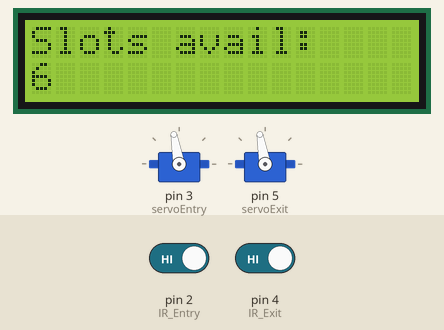
A sketch run on a simulated Arduino Uno, built with avr-gcc and run on an emulated ATmega328P. On the bench: 2 × servo, 16×2 character LCD. Inputs (shaded band) come from the test bench; at power-on: pin 2 (IR_Entry) HIGH, pin 4 (IR_Exit) HIGH. What the sketch prints to the serial monitor is not drawn.

Above: at 1.2 s.
1.3 s: pin 2 (IR_Entry) driven LOW
At 2.0 s:
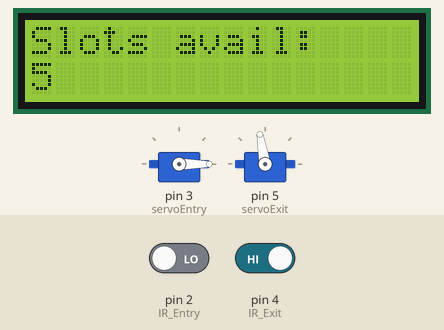
4.3 s: pin 4 (IR_Exit) driven LOW
At 4.9 s:
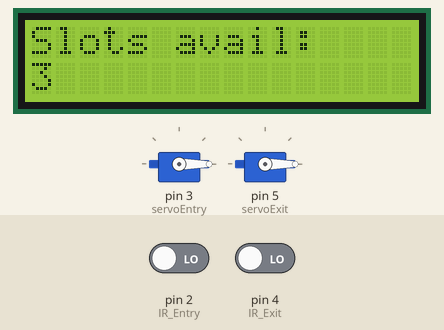
7.3 s: pin 2 (IR_Entry) driven HIGH
At 8.6 s:
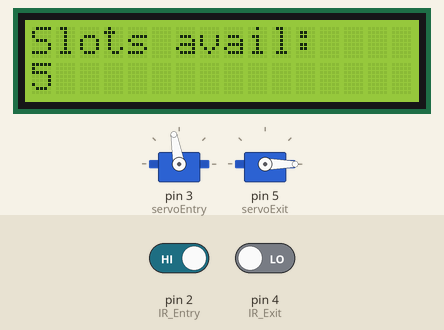
10.3 s: pin 4 (IR_Exit) driven HIGH
At 10.9 s:
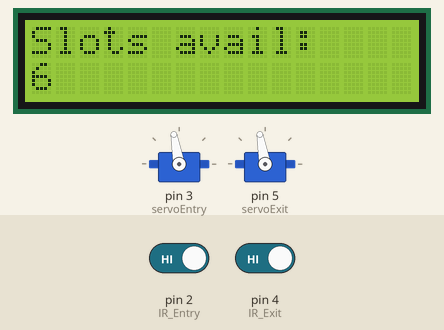
11.9 s: pin 4 (IR_Exit) driven LOW
At 12.5 s:
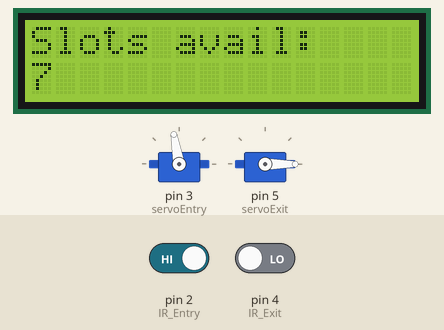
Timing chart, 0 to 15.4 s (numbered marks = the images above; inputs shaded):
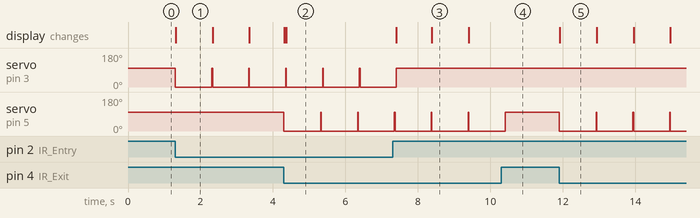

Measured:
- after the input at 1.3 s, servo on pin 3 (servoEntry): 100° → 0° at once; the display: changes at once (image 1)
- after the input at 4.3 s, servo on pin 5 (servoExit): 100° → 0° at once
- after the input at 7.3 s, servo on pin 3 (servoEntry): goes on until 7.4 s, then stays 100°; the display: first changes after 0.11 s (image 3 shows a later state)
- after the input at 10.3 s, servo on pin 5 (servoExit): goes on until 10.4 s, then stays 100°
- after the input at 11.9 s, servo on pin 5 (servoExit): 100° → 0° at once; the display: changes at once (image 5)
- what the display in image 1 shows lasts 1.0 s, from 1.3 s to 2.3 s

The sketch:

2gate2sensor.ino
```cpp
#include <Wire.h>
#include <Servo.h>
#include <LiquidCrystal_I2C.h>

// Set the LCD address to 0x27 for a 16 chars and 2 line display
LiquidCrystal_I2C lcd(0x27, 16, 2);

Servo servoEntry; // Servo for entry gate
Servo servoExit;  // Servo for exit gate

const int IR_Entry = 2;  // IR sensor for entry
const int IR_Exit = 4;   // IR sensor for exit

int Slot = 6;            // Total number of parking slots

int flagEntry = 0;
int flagExit = 0;

unsigned long lastTimeEntry = 0; // Variable to store the last time the entry gate was opened
unsigned long lastTimeExit = 0;  // Variable to store the last time the exit gate was opened
const unsigned long delayTime = 1000; // Time to wait before closing the gate

void setup() {
  pinMode(IR_Entry, INPUT);
  pinMode(IR_Exit, INPUT);

  servoEntry.attach(3); // Attach servo for entry gate to pin 3
  servoExit.attach(5);  // Attach servo for exit gate to pin 5

  servoEntry.write(100); // Initial position of the entry gate servo
  servoExit.write(100);  // Initial position of the exit gate servo

  Serial.begin(9600); // Initialize serial communication for debugging

  lcd.init();                      // Initialize the lcd
  lcd.backlight();                 // Turn on the backlight
  lcd.setCursor(0, 0);
  lcd.print("Slots avail: ");
  lcd.setCursor(0, 1);
  lcd.print(Slot);                 // Display initial number of slots available
}

void loop() {
  int sensorEntry = digitalRead(IR_Entry);
  int sensorExit = digitalRead(IR_Exit);

  // Car entering
  if (sensorEntry == LOW && flagEntry == 0) {
    if (Slot > 0) {
      flagEntry = 1;
      servoEntry.write(0); // Open the entry gate
      Slot--;
      Serial.print("Car Entered. Slots available: ");
      Serial.println(Slot);
      updateLCD();
      lastTimeEntry = millis(); // Record the time the entry gate was opened
    } else {
      Serial.println("Parking is full.");
    }
  }

  // Car exiting
  if (sensorExit == LOW && flagExit == 0) {
    flagExit = 1;
    servoExit.write(0); // Open the exit gate
    Slot++;
    Serial.print("Car Exited. Slots available: ");
    Serial.println(Slot);
    updateLCD();
    lastTimeExit = millis(); // Record the time the exit gate was opened
  }

  // Close the entry gate after delay time
  if (millis() - lastTimeEntry >= delayTime && flagEntry == 1) {
    servoEntry.write(100); // Close the entry gate
    flagEntry = 0;
    Serial.println("Entry gate closed.");
  }

  // Close the exit gate after delay time
  if (millis() - lastTimeExit >= delayTime && flagExit == 1) {
    servoExit.write(100); // Close the exit gate
    flagExit = 0;
    Serial.println("Exit gate closed.");
  }
}

void updateLCD() {
  lcd.clear();
  lcd.setCursor(0, 0);
  lcd.print("Slots avail: ");
  lcd.setCursor(0, 1);
  lcd.print(Slot);
}
```
